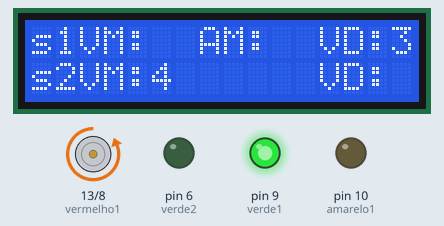
A sketch run on a simulated Arduino Uno, built with avr-gcc and run on an emulated ATmega328P. Shown: 16×2 character LCD, motor-driver pin pairs drawn as motors (green arrow = first pin HIGH = forward, orange = second pin HIGH = backward, longer = more drive), output pins drawn as LEDs (lit = HIGH).

Above: at 0.1 s.
At 3.1 s:
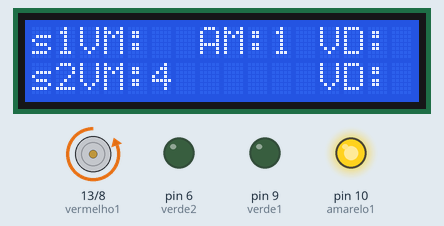
At 4.1 s:
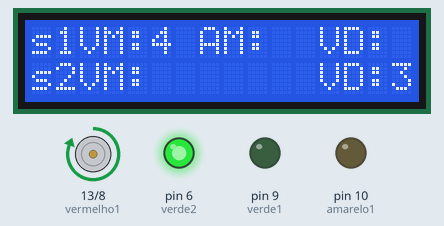
Timing chart, 0 to 128.9 s (numbered marks = the images above):
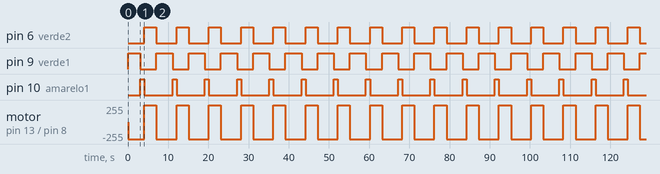

The sketch:

desafio_01.ino
```cpp
#include <LiquidCrystal.h>

LiquidCrystal lcd(12, 11, 5, 4, 3, 2);
int vermelho1 = 13; //CARRO
int amarelo1 = 10; //CARRO
int verde1 = 9;    //CARRO
int vermelho2 = 8;  //PEDESTRE
int verde2 = 6;    //PEDESTRE

void setup() {

 pinMode(vermelho1, OUTPUT);
 pinMode(amarelo1, OUTPUT);
 pinMode(verde1, OUTPUT);
 pinMode(vermelho2, OUTPUT);
 pinMode(verde2, OUTPUT);

 lcd.begin(16, 11);

 lcd.setCursor(0,0);
 lcd.print("s1VM:  AM:  VD: ");

 lcd.setCursor(0,1);
 lcd.print("s2VM:       VD: ");


}

void loop() {

 digitalWrite(verde1,HIGH);
 digitalWrite(amarelo1,LOW);
 digitalWrite(vermelho1,LOW);
 digitalWrite(verde2,LOW);
 digitalWrite(vermelho2,HIGH);
 lcd.setCursor(0,0);
 lcd.print("s1VM:  AM:  VD:3 ");  //ABRE, SEMÁFORO CARRO
 lcd.setCursor(0,1);
 lcd.print("s2VM:4      VD:  "); //FECHA, SEMÁFORO PEDESTRE
 delay(3000);


 digitalWrite(verde1,LOW);
 digitalWrite(amarelo1,HIGH);
 digitalWrite(vermelho1,LOW);
 digitalWrite(verde2,LOW);
 digitalWrite(vermelho2,HIGH);
 lcd.setCursor(0,0);
 lcd.print("s1VM:  AM:1 VD:  "); //ATENÇÃO, SEMÁFORO CARRO
 lcd.setCursor(0,1);
 lcd.print("s2VM:4      VD:  "); //FECHA, SEMÁFORO PEDESTRE
 delay(1000);

 digitalWrite(verde1,LOW);
 digitalWrite(amarelo1,LOW);
 digitalWrite(vermelho1,HIGH);
 digitalWrite(verde2,HIGH);
 digitalWrite(vermelho2,LOW);
 lcd.setCursor(0,0);
 lcd.print("s1VM:4 AM:  VD:  "); //FECHA, SEMÁFORO CARRO
 lcd.setCursor(0,1);
 lcd.print("s2VM:       VD:3 "); //ABRE, SEMÁFORO PEDESTRE
 delay(3000);

 digitalWrite(verde1,HIGH);
 digitalWrite(amarelo1,LOW);
 digitalWrite(vermelho1,LOW);
 digitalWrite(verde2,LOW);
 digitalWrite(vermelho2,HIGH);
 lcd.setCursor(0,0);
 lcd.print("s1VM:  AM:  VD:3 "); //ABRE, SEMÁFORO CARRO
 lcd.setCursor(0,1);
 lcd.print("s2VM:4      VD:  "); //FECHA, SEMÁFORO PEDESTRE
 delay(1000);
}
 
```

Measured:
- by itself, pin 6 (verde2): alternates HIGH for 3.0 s and LOW for 5.0 s
- by itself, pin 9 (verde1): repeats every 8.0 s: LOW 4.0 s, HIGH 4.0 s
- by itself, pin 10 (amarelo1): alternates HIGH for 1.0 s and LOW for 7.0 s
- by itself, motor on pin 13 (vermelho1) / pin 8 (vermelho2): repeats every 8.0 s: forward 255/255 3.0 s, backward 255/255 5.0 s
- what the display in image 1 shows lasts 1.0 s, from 3.1 s to 4.1 s
